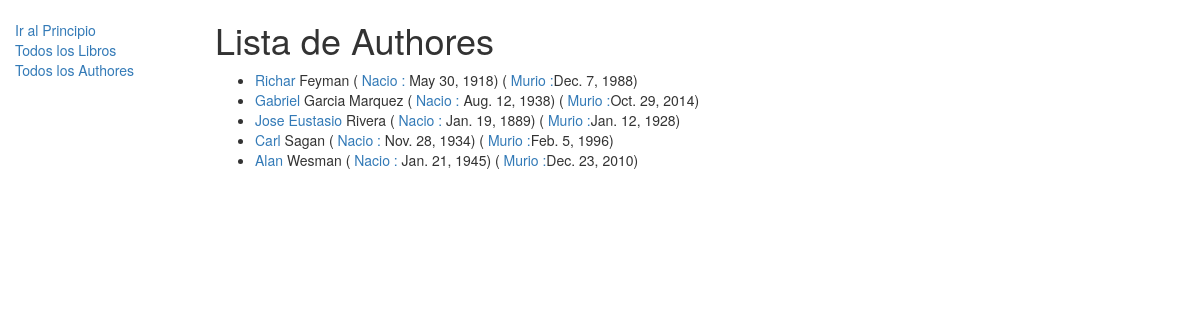
Screenshot of /catalog/authors/ with the database file from the repository.
### catalog/models.py (models this page shows, shortened)
class Author(models.Model):
    first_name = models.CharField(max_length=100)
    last_name = models.CharField(max_length=100)
    date_of_birth = models.DateField(null=True, blank=True)
    date_of_death = models.DateField('Died', null=True, blank=True)
    class Meta:
        ordering = ['last_name']

### catalog/views.py (the view)
class AuthorListView(generic.ListView):
    model = Author
    def get_context_data(self, **kwargs):
        context = super(AuthorListView, self).get_context_data(**kwargs)
        context['some_data'] = 'This is just some data'
        return context

### catalog/templates/catalog/author_list.html
{% extends "base_generic.html" %}
{% block content %}
    <h1>Lista de Authores</h1>
    {% if author_list %}
    <ul>
      {% for author in author_list %}
      <li>
        <a href="{{ Authors.get_absolute_url }}">{{ author.first_name }}</a> {{author.last_name}} (<a> Nacio : </a>{{author.date_of_birth}}) (<a> Murio :</a>{{author.date_of_death}})
      </li>
      {% endfor %}
    </ul>
    {% else %}
      <p>There are no Authors in the library.</p>
    {% endif %}
{% endblock %}

### rows the page displays
Author: first_name "Richar", last_name "Feyman", date_of_birth "May 30, 1918", date_of_death "Dec. 7, 1988"
Author: first_name "Gabriel", last_name "Garcia Marquez", date_of_birth "Aug. 12, 1938", date_of_death "Oct. 29, 2014"
Author: first_name "Jose Eustasio", last_name "Rivera", date_of_birth "Jan. 19, 1889", date_of_death "Jan. 12, 1928"
Author: first_name "Carl", last_name "Sagan", date_of_birth "Nov. 28, 1934", date_of_death "Feb. 5, 1996"
Author: first_name "Alan", last_name "Wesman", date_of_birth "Jan. 21, 1945", date_of_death "Dec. 23, 2010"
